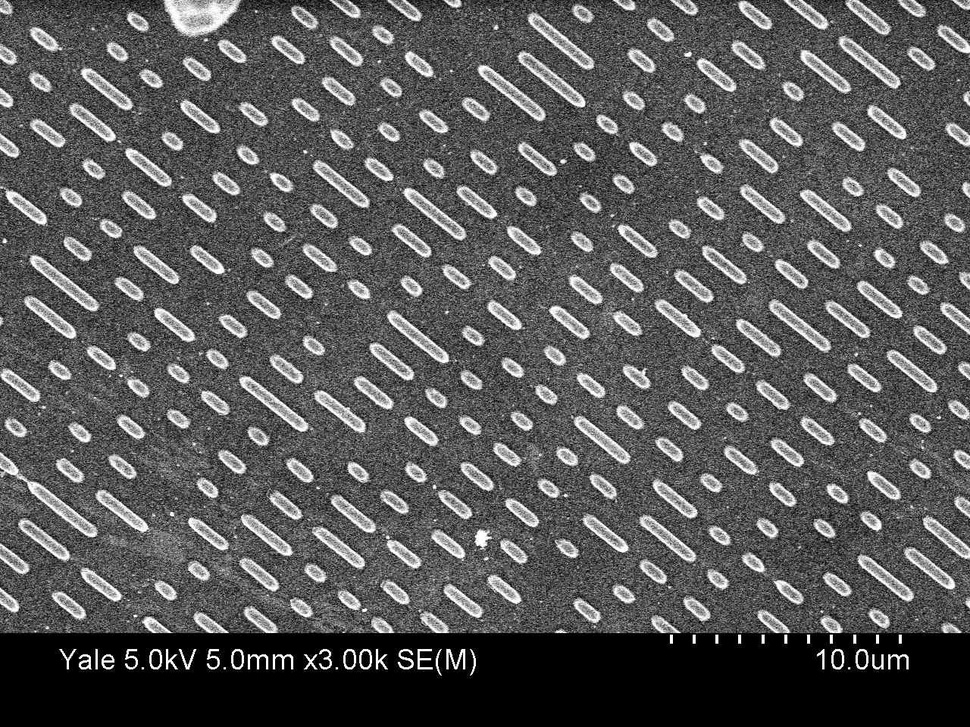
#> input picture test/Interview/4.jpg, 970 x 727 px, shrunk from 1280 x 960 before the run
$ python p4.py
#> lines starting #> are read from the running program, lines starting #| are printed output that depends on the picture; after the words box and inside, x2 and y2 are one past the last pixel; in counts of white or black regions, pixels touching at a corner belong together
# Importing necessary libraries
from matplotlib import pyplot as plt
import cv2

# Load the image
image_path = 'Interview/4.jpg'
image = cv2.imread(image_path)
#> image is the input picture: shape (727, 970, 3); min 0, max 255, mean 88.8


# Display the original image
plt.imshow(image)
plt.axis('off')
plt.title('Original Image')
plt.show()

# Convert the image to grayscale
gray_image = cv2.cvtColor(image, cv2.COLOR_RGB2GRAY)

# Apply Gaussian blur
gray_image = cv2.GaussianBlur(gray_image, (5, 5), 0)
# Apply a threshold to separate objects from the background
_, thresholded_image = cv2.threshold(gray_image, 127, 255, cv2.THRESH_BINARY)
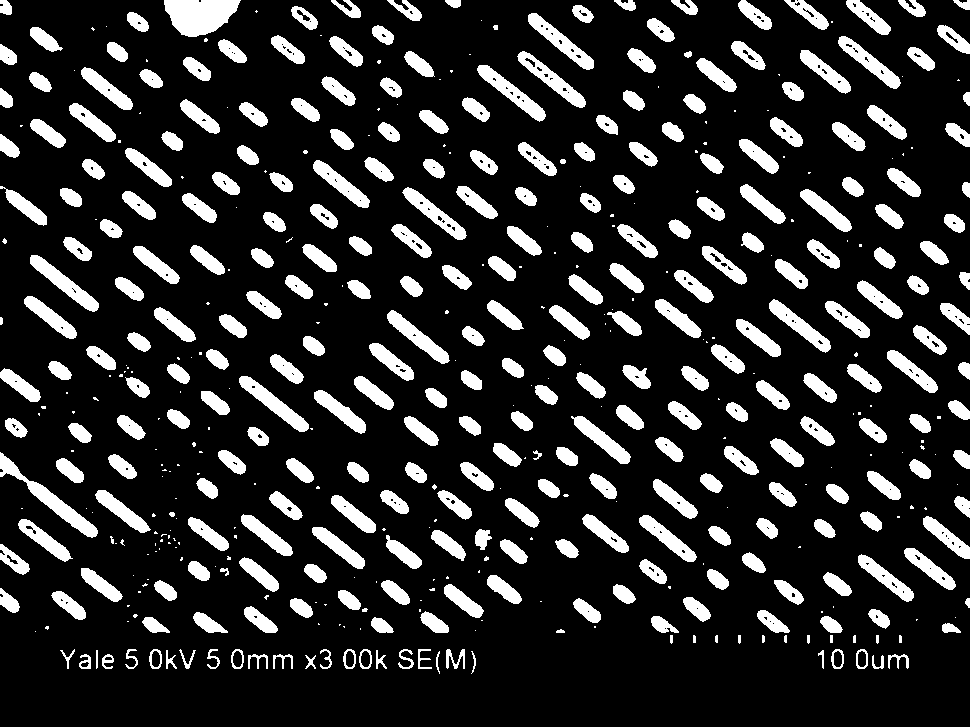
#> thresholded_image: shape (727, 970); 17% white; 515 white regions (203 under 20 px)

# Find the contours
contours, _ = cv2.findContours(thresholded_image, cv2.RETR_EXTERNAL, cv2.CHAIN_APPROX_SIMPLE)
#> contours = 515 contours, 223 with area under 20; largest, box (x1, y1, x2, y2) and area: (164, 0, 241, 37) 1952, (0, 452, 98, 538) 1334, (517, 51, 586, 108) 1020, (30, 255, 99, 312) 1012, (528, 13, 594, 70) 1009

# Draw the contours on a blank image
contour_image = image.copy()
contour_image[:] = 0
#> contour_image: shape (727, 970, 3); every value is 0

# Drawing the contours
for contour in contours:
    cv2.drawContours(contour_image, [contour], -1, (255, 255, 255), 2)
#> this loop made 515 passes
#> contour on passes 13, 31, 39: [[96, 650], [96, 668], [97, 667], [97, 650]], [[830, 635], [830, 642], [832, 642], [832, 635]], [[35, 631]]
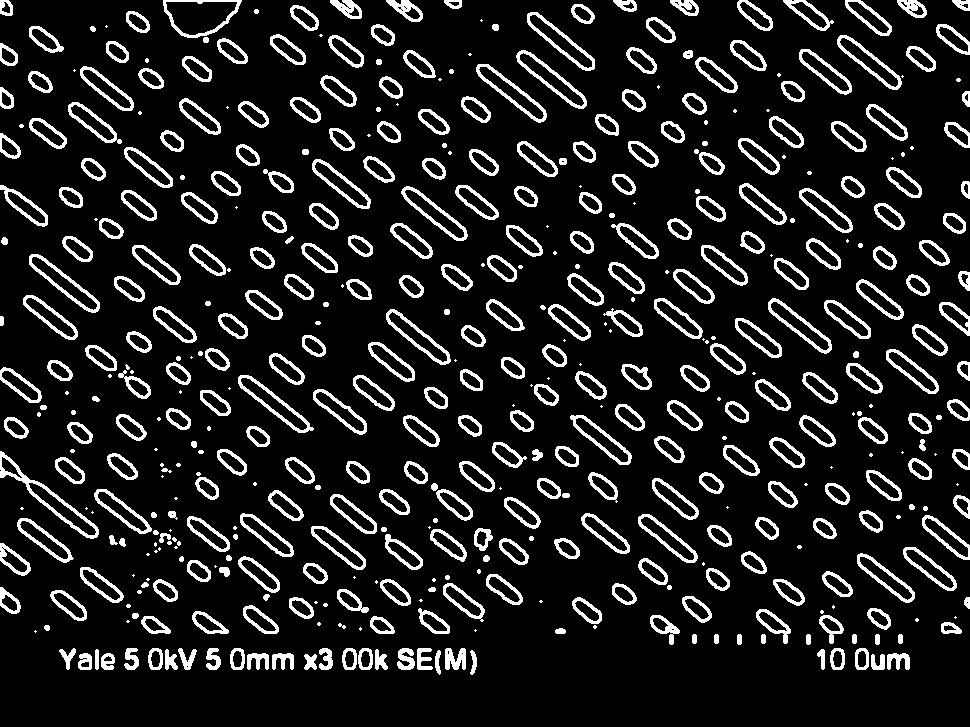
#> contour_image: shape (727, 970, 3); 12.6% white; 490 white regions (122 under 20 px), largest, box (x1, y1, x2, y2) and area: (0, 451, 99, 539) 958, (238, 375, 314, 433) 658, (29, 254, 100, 313) 643
#cv2.drawContours(contour_image, contours, -1, (0, 255, 0), 3)

# Display the image with contours
plt.imshow(contour_image)
plt.axis('off')
plt.title('Contours of Shapes')
plt.show()

# Importing NumPy library
import numpy as np

# Create a blank image to draw filled shapes
filled_shapes_image = image.copy()
filled_shapes_image[:] = 0
# Iterate through the contours and fill each shape with its original color
for contour in contours:
    # Create a mask for the current shape
    mask = np.zeros_like(gray_image)
    cv2.drawContours(mask, [contour], -1, 255, -1)

    # Find the color of the original shape by taking the mean color within the mask
    shape_color = cv2.mean(image, mask=mask)[:3]
    shape_color = tuple(map(int, shape_color))

    # Fill the shape with the original color
    cv2.drawContours(filled_shapes_image, [contour], -1, shape_color, -1)
#> this loop made 515 passes
#> shape_color on passes 1 to 3: (210, 210, 210), (221, 221, 221), (212, 212, 212)
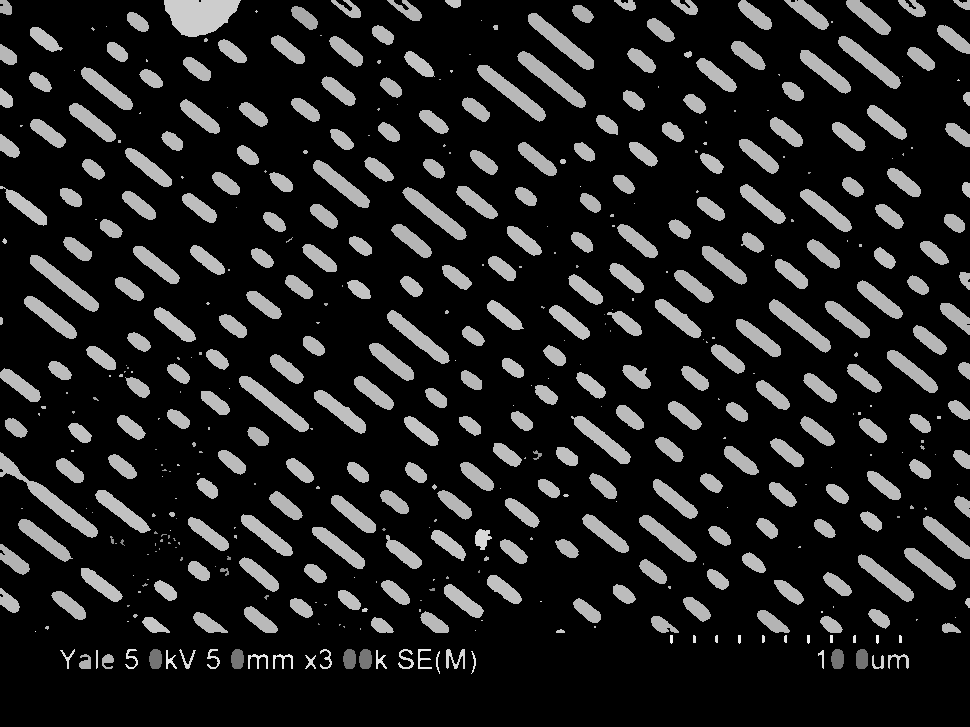
#> filled_shapes_image: shape (727, 970, 3); min 0, max 247, mean 32.3
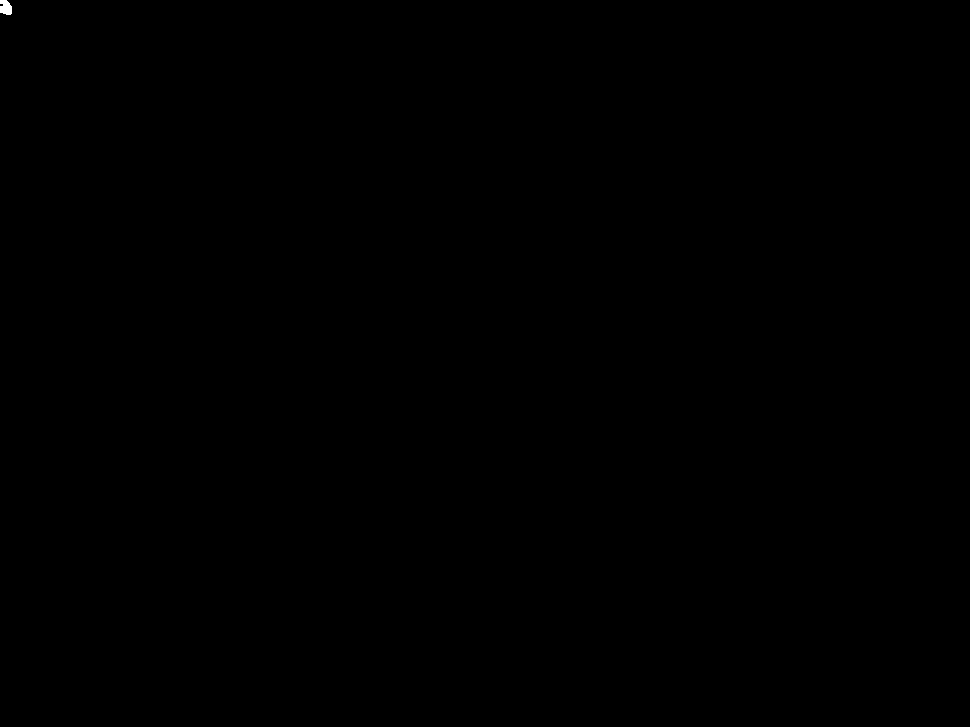
#> mask: shape (727, 970); 0.02% white; 1 white region, box (x1, y1, x2, y2) and area: (0, 0, 12, 15) 147

# Display the image with filled shapes
plt.imshow(filled_shapes_image)
plt.axis('off')
plt.title('Filled Shapes')
plt.show()

# Saving the filled shapes image
filled_shapes_image_path = "output/filled_shapes4.jpg"
cv2.imwrite(filled_shapes_image_path, filled_shapes_image)

$ run again, with test/Interview/3.jpg copied over test/Interview/4.jpg
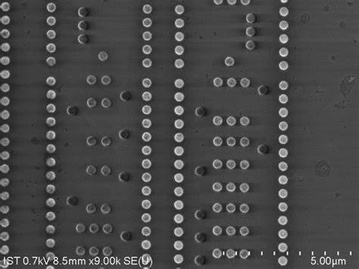
#> input picture test/Interview/3.jpg, 359 x 269 px, shrunk from 474 x 355 before the run
#> image is the input picture: shape (269, 359, 3); min 6, max 254, mean 71.6
#> thresholded_image: shape (269, 359); 4.6% white; 159 white regions (72 under 20 px)
#> contours = 159 contours, 98 with area under 20; largest, box (x1, y1, x2, y2) and area: (320, 257, 346, 266) 86, (141, 255, 151, 265) 60, (278, 216, 287, 225) 49, (174, 241, 183, 250) 48, (174, 106, 183, 115) 48
#> the loop `for contour in contours:` made 159 passes
#> contour on passes 1, 3, 4: [[145, 267], [144, 268], [147, 268], [146, 267]], [[105, 263], [106, 263]], [[24, 263], [26, 263]]
#> after the loop `for contour in contours:`:
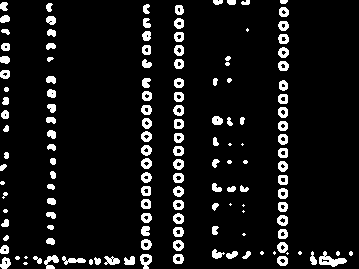
#> contour_image: shape (269, 359, 3); 8.3% white; 142 white regions (22 under 20 px), largest, box (x1, y1, x2, y2) and area: (319, 251, 347, 267) 207, (44, 255, 59, 269) 115, (140, 254, 152, 269) 112
#> the loop `for contour in contours:` made 159 passes
#> shape_color on passes 2, 8, 9: (178, 178, 178), (161, 161, 161), (175, 175, 175)
#> after the loop `for contour in contours:`:
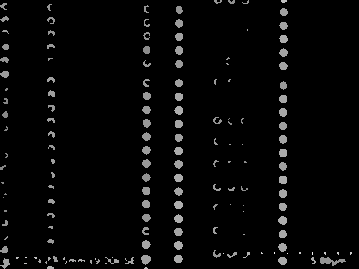
#> filled_shapes_image: shape (269, 359, 3); min 0, max 241, mean 7.4
